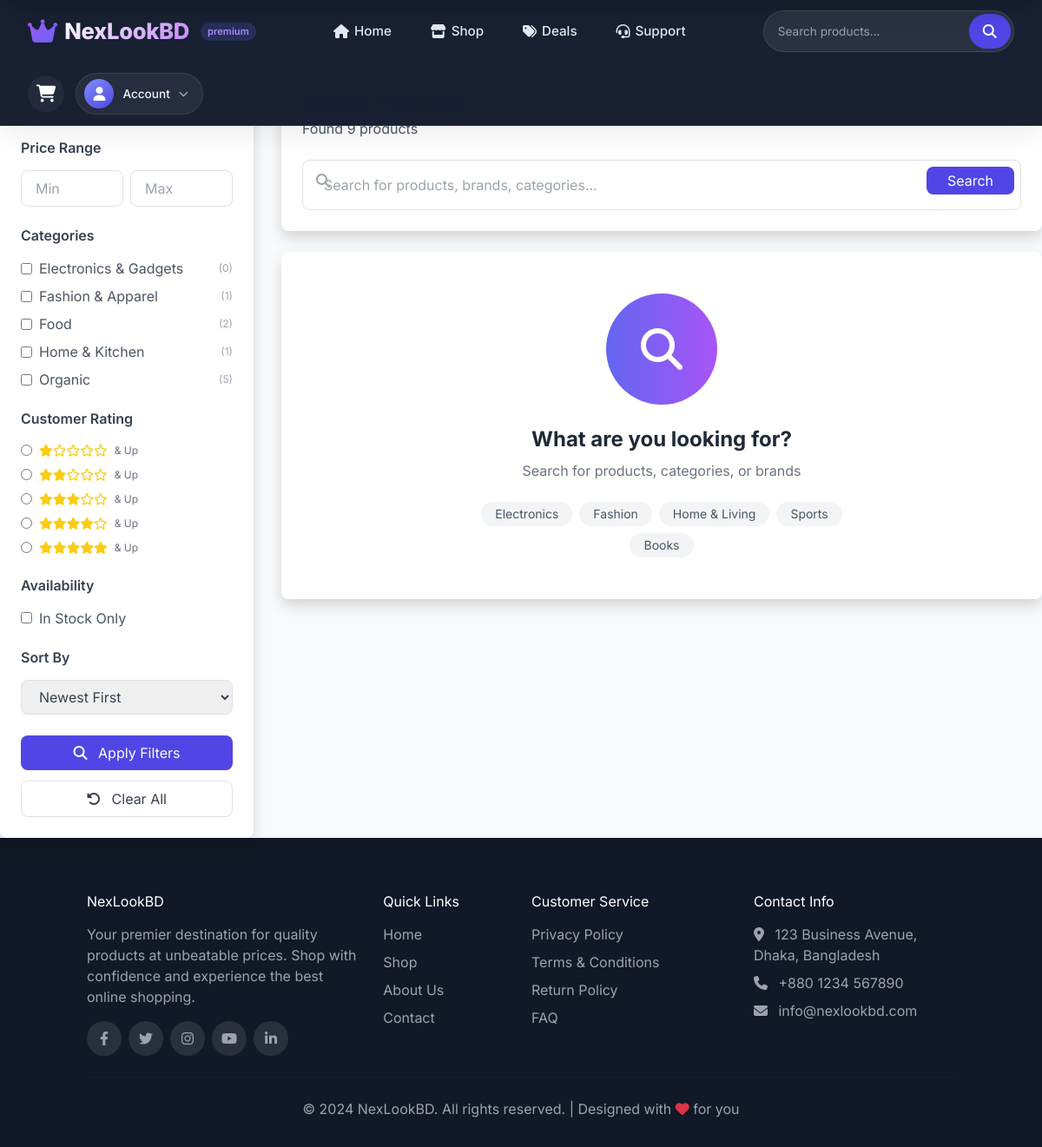
The app's page /search/, older data.
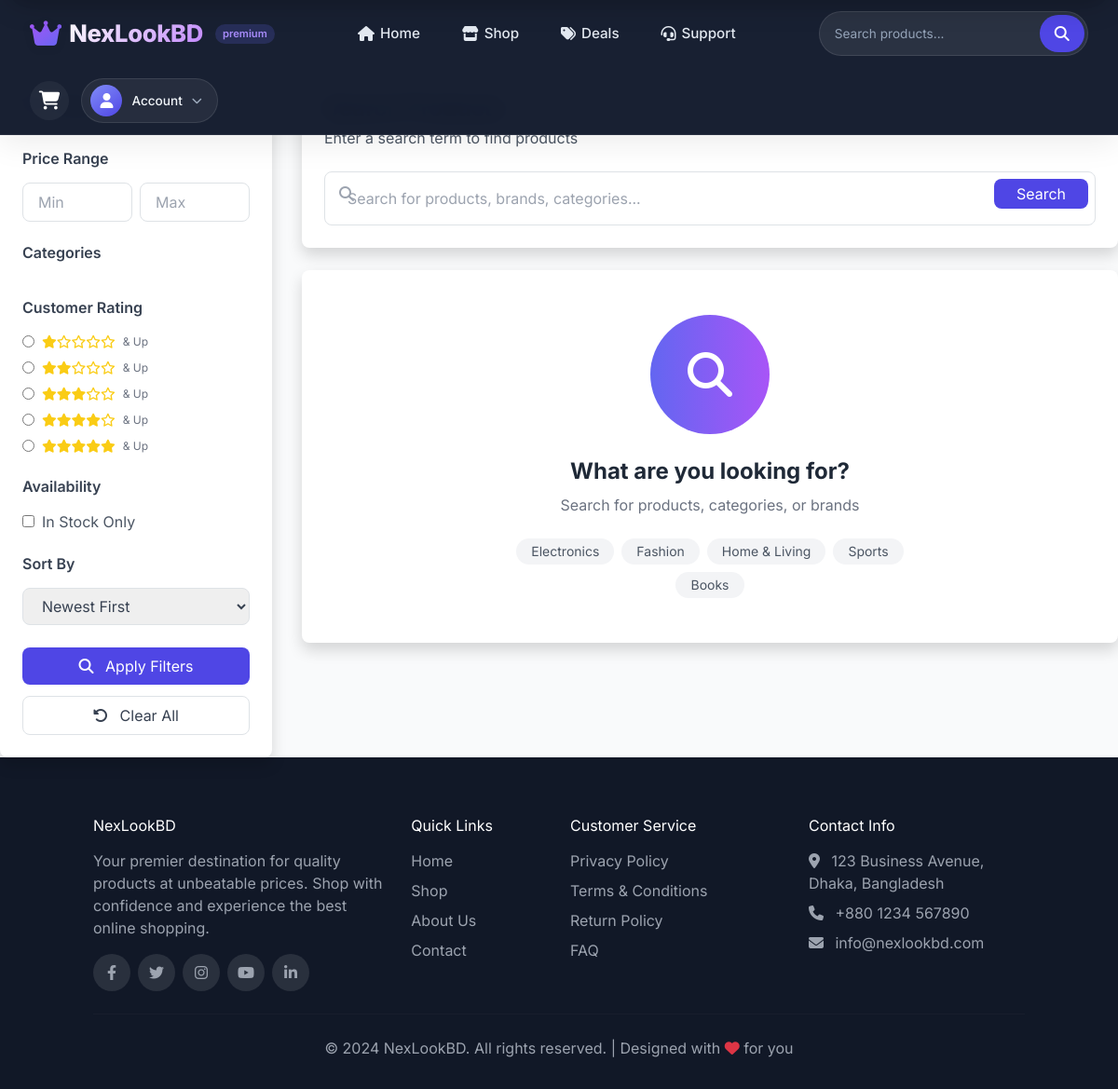
The same page, newer data.
### store/models.py (models this page shows, shortened)
class Category(models.Model):
    title = models.CharField(max_length=100)
    image = CloudinaryField('image', null=True, blank=True)
    active = models.BooleanField(default=True)
    slug = models.SlugField(unique=True)
    class Meta:
        verbose_name_plural = "Category"
        ordering = ['title']

### store/views.py (the view, shortened to what this page needs)
# urls.py: path('search/', views.search_view, name='search'),
def search_view(request):
    query = request.GET.get('q', '')
    products = Product.objects.filter(status="published")
    category_ids = request.GET.getlist('category')
    if category_ids:
        products = products.filter(category__id__in=category_ids)
    min_price = request.GET.get('min_price')
    max_price = request.GET.get('max_price')
    if min_price:
        try:
            products = products.filter(price__gte=Decimal(min_price))
        except:
            pass
    if max_price:
        try:
            products = products.filter(price__lte=Decimal(max_price))
        except:
            pass
    rating = request.GET.get('rating')
    if rating:
        try:
            rating_int = int(rating)
            products = products.filter(rating__gte=rating_int)
        except:
            pass
    in_stock = request.GET.get('in_stock')
    if in_stock == 'true':
        products = products.filter(in_stock=True, stock_qty__gt=0)
    sort_by = request.GET.get('sort', '-date')
    valid_sort_fields = ['date', '-date', 'price', '-price', 'title', '-title', 'views', '-views', 'rating', '-rating']
    if sort_by in valid_sort_fields:
        products = products.order_by(sort_by)
    else:
        products = products.order_by('-date')
    paginator = Paginator(products, 12)
    page_number = request.GET.get('page')
    page_obj = paginator.get_page(page_number)
    categories = Category.objects.filter(active=True)
    for category in categories:
        category.product_count = Product.objects.filter(
            category=category,
            status="published"
        ).count()
    selected_categories = request.GET.getlist('category')
    context = {
        'query': query,
        'products': page_obj,
        'product_count': products.count(),
        'categories': categories,
        'selected_categories': selected_categories,
        'ratings': [1, 2, 3, 4, 5],
    }
    return render(request, 'store/search.html', context)

### templates/store/search.html (shortened to what the changed rows need)
{% extends 'base.html' %}
{% block content %}
<div class="flex flex-col lg:flex-row gap-8">
    <div class="lg:w-1/4">
        <div class="bg-white rounded-lg shadow p-6 sticky top-20">
            <form method="GET" id="filterForm">
                <div class="mb-6">
                    <div class="space-y-2 max-h-48 overflow-y-auto">
                        {% for category in categories %}
                        <label class="flex items-center">
                            <input type="checkbox" name="category" value="{{ category.id }}"
                                   class="mr-2 rounded text-indigo-600 focus:ring-indigo-500">
                            <span class="text-gray-600">{{ category.title }}</span>
                            <span class="text-xs text-gray-400 ml-auto">({{ category.product_count }})</span>
                        </label>
                        {% endfor %}
                    </div>
                </div>
                <div class="mb-6">
                    <div class="space-y-2">
                        {% for rating in ratings %}
                        <label class="flex items-center">
                            <input type="radio" name="rating" value="{{ rating }}"
                                   class="mr-2 text-indigo-600 focus:ring-indigo-500">
                            <div class="flex text-yellow-400">
                                {% for i in "12345"|make_list %}
                                    {% if forloop.counter <= rating %}
                                        <i class="fas fa-star text-sm"></i>
                                    {% else %}
                                        <i class="far fa-star text-sm"></i>
                                    {% endif %}
                                {% endfor %}
                            </div>
                            <span class="text-xs text-gray-500 ml-2">& Up</span>
                        </label>
                        {% endfor %}
                    </div>
                </div>
            </form>
        </div>
    </div>
    <div class="lg:w-3/4">
        <div class="bg-white rounded-lg shadow p-6 mb-6">
            <div class="flex flex-col md:flex-row justify-between items-start md:items-center gap-4">
                <div>
                    <h1 class="text-2xl font-bold text-gray-800">
                    </h1>
                    <p class="text-gray-600 mt-1">
                        {% if product_count > 0 %}
                            Found {{ product_count }} product{{ product_count|pluralize }}
                        {% elif query %}
                            No products found
                        {% else %}
                            Enter a search term to find products
                        {% endif %}
                    </p>
                </div>
            </div>
        </div>
    </div>
</div>
{% endblock %}

Row changes from the older to the newer data that the page shows:
removed Category: title "Electronics & Gadgets", product_count "0"
removed Category: title "Fashion & Apparel", product_count "1"
removed Category: title "Food", product_count "2"
removed Category: title "Home & Kitchen", product_count "1"
removed Category: title "Organic", product_count "5"
Text that changed along with them:
{{ product_count }}: "9" → (not shown)
text no longer shown: "Found product"
text now shown: "Enter a search term to find products"
